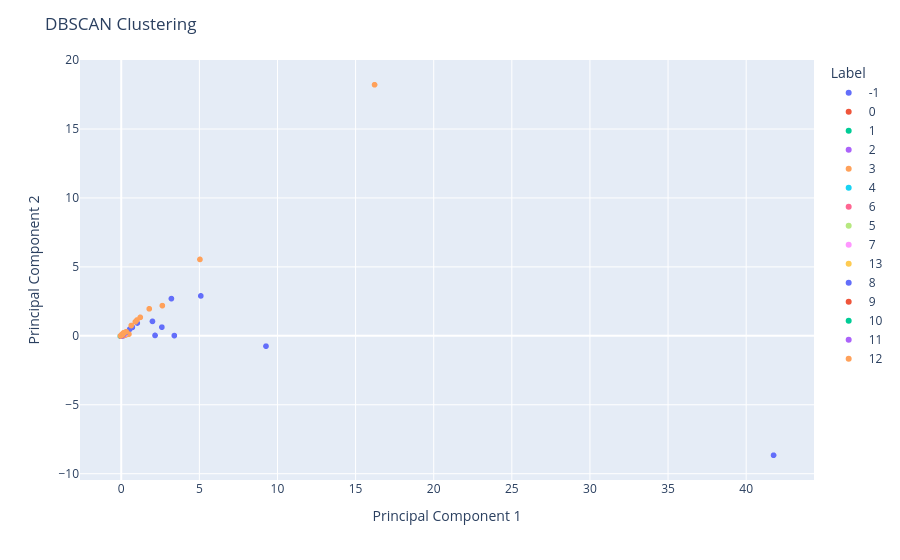

Notebook cell for this chart:
### Code cell
import plotly.express as px
from sklearn.cluster import DBSCAN
from sklearn.metrics.pairwise import cosine_distances
import pandas as pd

# Compute the cosine distance matrix
distance_matrix = cosine_distances(X)

# Fit DBSCAN model
db = DBSCAN(eps=0.09, min_samples=5, metric='precomputed')
labels = db.fit_predict(distance_matrix)

#reduce dimensionality for visualization
from sklearn.decomposition import PCA
# Reduce dimensionality to 2D using PCA
pca = PCA(n_components=2)
X_pca = pca.fit_transform(X)

# Create a DataFrame for Plotly
df = pd.DataFrame(X_pca, columns=['PC1', 'PC2'])
df['Label'] = labels
df['Lemma'] = unique_lemma  # Assuming unique_adv is a list of adverb names

# Convert labels to categorical type
df['Label'] = df['Label'].astype(str)

# Create a scatter plot with Plotly
fig = px.scatter(df, x='PC1', y='PC2', color='Label', hover_data=['Lemma'],
                 color_discrete_sequence=px.colors.qualitative.Plotly)

fig.update_layout(
    title='DBSCAN Clustering',
    xaxis_title='Principal Component 1',
    yaxis_title='Principal Component 2',
    font=dict(size=12)
)

fig.show()

### Figure 1 — Plotly figure (JSON) as saved in the notebook; plotly's stock layout.template omitted (floating-point values rounded to 4 significant figures; data arrays with more than 128 entries replaced by an {"elided": "..."} marker saying what was removed)
{"data": [{"customdata": {"elided": "308x1 str values"}, "hovertemplate": "Label=-1<br>PC1=%{x}<br>PC2=%{y}<br>Lemma=%{customdata[0]}<extra></extra>", "legendgroup": "-1", "marker": {"color": "#636EFA", "symbol": "circle"}, "mode": "markers", "name": "-1", "showlegend": true, "type": "scattergl", "x": {"elided": "308 float values"}, "xaxis": "x", "y": {"elided": "308 float values"}, "yaxis": "y"}, {"customdata": [["10"], ["11"], ["12"], ["13"], ["14"], ["15"], ["16"], ["17"], ["18"], ["19"], ["1er"], ["2"], ["20"], ["21"], ["22"], ["23"], ["24"], ["25"], ["26"], ["27"], ["28"], ["29"], ["3"], ["30"], ["31"], ["4"], ["5"], ["6"], ["7"], ["8"], ["9"]], "hovertemplate": "Label=0<br>PC1=%{x}<br>PC2=%{y}<br>Lemma=%{customdata[0]}<extra></extra>", "legendgroup": "0", "marker": {"color": "#EF553B", "symbol": "circle"}, "mode": "markers", "name": "0", "showlegend": true, "type": "scattergl", "x": [-0.009531, -0.01783, -0.01078, -0.02228, -0.02123, -0.004524, -0.01932, -0.02162, -0.0138, -0.01996, -0.01684, 0.01458, 0.0006352, -0.02927, -0.03211, -0.02825, -0.01659, -0.02008, -0.02428, -0.03015, -0.0298, -0.03401, 0.005356, -0.01283, -0.03078, 0.005708, 0.008701, -0.004388, -0.001817, -0.01292, -0.01821], "xaxis": "x", "y": [-0.005937, -0.007548, -0.006717, -0.008666, -0.009309, -0.005997, -0.009202, -0.008426, -0.006244, -0.008192, -0.007872, 0.002972, -0.002934, -0.01043, -0.01156, -0.01163, -0.007076, -0.008315, -0.01022, -0.01093, -0.01057, -0.01214, -0.0002904, -0.005157, -0.01127, -0.001215, 0.0003614, -0.004306, -0.002527, -0.005773, -0.008181], "yaxis": "y"}, {"customdata": [["100"], ["150"], ["200"], ["32"], ["33"], ["35"], ["36"], ["40"], ["400"], ["42"], ["45"], ["50"], ["500"], ["60"], ["70"], ["75"], ["80"], ["90"], ["cent"], ["cinq"], ["deux"], ["dix"], ["douze"], ["huit"], ["quatre"], ["sept"], ["six"], ["trois"], ["vingt"]], "hovertemplate": "Label=1<br>PC1=%{x}<br>PC2=%{y}<br>Lemma=%{customdata[0]}<extra></extra>", "legendgroup": "1", "marker": {"color": "#00CC96", "symbol": "circle"}, "mode": "markers", "name": "1", "showlegend": true, "type": "scattergl", "x": [-0.03698, -0.04506, -0.04185, -0.04291, -0.04504, -0.04203, -0.04363, -0.0387, -0.04305, -0.04528, -0.04421, -0.03412, -0.04202, -0.03798, -0.04517, -0.04504, -0.04047, -0.04583, -0.04073, -0.01047, 0.2713, -0.03384, -0.04218, -0.03548, 0.01094, -0.0327, -0.01553, 0.07287, -0.04192], "xaxis": "x", "y": [-0.01379, -0.01704, -0.01649, -0.01598, -0.01668, -0.01604, -0.01656, -0.01471, -0.01625, -0.01698, -0.01642, -0.0131, -0.01646, -0.01497, -0.01616, -0.01683, -0.01481, -0.01666, -0.01595, -0.007954, 0.06842, -0.01403, -0.01628, -0.01443, -0.003223, -0.01397, -0.008855, 0.01337, -0.01633], "yaxis": "y"}, {"customdata": [["1868"], ["1905"], ["1908"], ["1909"], ["1911"], ["1914"], ["1918"], ["1920"], ["1922"], ["1925"], ["1926"], ["1930"], ["1931"], ["1932"], ["1933"], ["1934"], ["1935"], ["1936"], ["1937"], ["1938"], ["1939"], ["1940"], ["1941"], ["1942"], ["1943"], ["1944"], ["1945"], ["1946"], ["1947"], ["1948"], ["1949"], ["1950"], ["1952"], ["1953"], ["1954"], ["1955"], ["1956"], ["1957"], ["1958"], ["1959"], ["1960"], ["1961"], ["1962"], ["1963"], ["1964"], ["1965"], ["1966"], ["1967"], ["1968"], ["1969"], ["1970"], ["1971"], ["1972"], ["1973"], ["1974"], ["1975"], ["1976"], ["1977"], ["1978"], ["1979"], ["1980"], ["1981"], ["1982"], ["1983"], ["1984"], ["1985"], ["1986"], ["1987"], ["1988"], ["1989"], ["1990"], ["1991"], ["1992"], ["1993"], ["1994"], ["1995"], ["1996"], ["1997"], ["1998"], ["1999"], ["2000"], ["2001"], ["2002"], ["2003"], ["2004"], ["2005"], ["2006"], ["2007"], ["2008"], ["2009"], ["2010"], ["2011"], ["2012"]], "hovertemplate": "Label=2<br>PC1=%{x}<br>PC2=%{y}<br>Lemma=%{customdata[0]}<extra></extra>", "legendgroup": "2", "marker": {"color": "#AB63FA", "symbol": "circle"}, "mode": "markers", "name": "2", "showlegend": true, "type": "scattergl", "x": [-0.04673, -0.04728, -0.04577, -0.04773, -0.04768, -0.04456, -0.04753, -0.04669, -0.04724, -0.04638, -0.04688, -0.04616, -0.04554, -0.04715, -0.04812, -0.04835, -0.04673, -0.04563, -0.04683, -0.04675, -0.04621, -0.04077, -0.0469, -0.04517, -0.04626, -0.04234, -0.04221, -0.04704, -0.04607, -0.04562, -0.0454, -0.04475, -0.04613, -0.04641, -0.04704, -0.04596, -0.04715, -0.04455, -0.04561, -0.04611, -0.04389, -0.04406, -0.04705, -0.04269, -0.044, -0.0464, -0.04621, -0.04425, -0.044, -0.04637, -0.04084, -0.04293, -0.04519, -0.04328, -0.04784, -0.04224, -0.04299, -0.04524, -0.04622, -0.04546, -0.03927, -0.04416, -0.04257, -0.04099, -0.04473, -0.04346, -0.04335, -0.04367, -0.04288, -0.04281, -0.04041, -0.04134, -0.04442, -0.04251, -0.04314, -0.04115, -0.0425, -0.04043, -0.04301, -0.03522, -0.03335, -0.03471, -0.03141, -0.03599, -0.03231, -0.02955, -0.02912, -0.02596, -0.01842, -0.01729, -0.01258, -0.01895, -0.03565], "xaxis": "x", "y": [-0.01691, -0.01748, -0.01546, -0.01716, -0.01667, -0.01568, -0.01582, -0.01532, -0.01599, -0.01657, -0.0168, -0.01556, -0.01667, -0.01606, -0.01709, -0.0177, -0.01762, -0.0156, -0.01642, -0.01598, -0.01574, -0.01167, -0.01557, -0.01495, -0.01477, -0.01282, -0.01218, -0.01633, -0.01573, -0.01612, -0.01554, -0.01441, -0.01541, -0.01576, -0.01672, -0.01617, -0.01601, -0.01509, -0.01578, -0.01612, -0.01464, -0.01466, -0.0169, -0.01393, -0.01502, -0.0159, -0.01703, -0.01653, -0.01558, -0.01511, -0.01193, -0.01569, -0.01542, -0.01482, -0.01786, -0.01429, -0.01547, -0.01496, -0.01633, -0.01594, -0.01052, -0.01555, -0.01368, -0.01285, -0.01604, -0.01465, -0.01602, -0.01633, -0.01511, -0.01544, -0.01297, -0.01486, -0.01732, -0.01549, -0.01546, -0.0161, -0.01484, -0.01415, -0.0153, -0.01071, -0.01109, -0.01126, -0.01055, -0.009457, -0.01005, -0.008807, -0.006183, -0.005442, -0.001249, 0.001035, 0.007065, 0.002099, -0.007575], "yaxis": "y"}, {"customdata": {"elided": "1787x1 str values"}, "hovertemplate": "Label=3<br>PC1=%{x}<br>PC2=%{y}<br>Lemma=%{customdata[0]}<extra></extra>", "legendgroup": "3", "marker": {"color": "#FFA15A", "symbol": "circle"}, "mode": "markers", "name": "3", "showlegend": true, "type": "scattergl", "x": {"elided": "1787 float values"}, "xaxis": "x", "y": {"elided": "1787 float values"}, "yaxis": "y"}, {"customdata": [["Adam"], ["Air"], ["Al"], ["Alain"], ["Alexandre"], ["Ali"], ["André"], ["Auguste"], ["Ben"], ["Bernard"], ["Billy"], ["C."], ["Charles"], ["Christian"], ["Christophe"], ["Christopher"], ["Claude"], ["Daniel"], ["David"], ["Edward"], ["El"], ["Eric"], ["Frank"], ["François"], ["Frédéric"], ["George"], ["Georges"], ["Hans"], ["Henri"], ["Henry"], ["Jack"], ["Jacques"], ["James"], ["Jean"], ["Jean-Paul"], ["John"], ["Joseph"], ["José"], ["Jules"], ["Julien"], ["Karl"], ["Los"], ["Louis"], ["Marc"], ["Marie"], ["Martin"], ["Maurice"], ["Michael"], ["Michel"], ["Mohamed"], ["New"], ["Nicolas"], ["Park"], ["Pascal"], ["Paul"], ["Philippe"], ["Pierre"], ["Raymond"], ["Richard"], ["Robert"], ["Saint"], ["San"], ["Santa"], ["Thomas"], ["Victor"], ["Vincent"], ["William"]], "hovertemplate": "Label=4<br>PC1=%{x}<br>PC2=%{y}<br>Lemma=%{customdata[0]}<extra></extra>", "legendgroup": "4", "marker": {"color": "#19D3F3", "symbol": "circle"}, "mode": "markers", "name": "4", "showlegend": true, "type": "scattergl", "x": [-0.04673, -0.04652, -0.04869, -0.04555, -0.0444, -0.04724, -0.04334, -0.04891, -0.04369, -0.04514, -0.04826, -0.0482, -0.03576, -0.04902, -0.04828, -0.04789, -0.04353, -0.04407, -0.04332, -0.04871, -0.04561, -0.04818, -0.04695, -0.04193, -0.047, -0.04535, -0.04692, -0.0485, -0.04215, -0.04813, -0.04876, -0.04231, -0.04633, -0.02674, -0.04778, -0.04037, -0.04569, -0.04947, -0.04827, -0.04838, -0.04834, -0.04535, -0.03717, -0.04761, -0.04546, -0.04803, -0.04792, -0.04632, -0.04191, -0.04846, -0.03687, -0.04396, -0.04868, -0.04777, -0.04203, -0.04163, -0.0381, -0.0471, -0.04579, -0.04122, -0.04066, -0.04053, -0.04863, -0.04632, -0.04769, -0.04832, -0.04233], "xaxis": "x", "y": [-0.01621, -0.01547, -0.0167, -0.01422, -0.01521, -0.01553, -0.01403, -0.0165, -0.01335, -0.01419, -0.01666, -0.01657, -0.008937, -0.01696, -0.017, -0.01681, -0.01448, -0.01503, -0.01442, -0.01741, -0.01572, -0.01638, -0.01656, -0.01343, -0.01625, -0.01526, -0.01651, -0.01679, -0.01346, -0.01627, -0.01731, -0.01351, -0.01593, -0.004791, -0.01657, -0.01346, -0.01548, -0.01689, -0.01673, -0.01721, -0.01688, -0.01706, -0.01081, -0.01578, -0.01527, -0.01578, -0.01682, -0.01574, -0.01279, -0.01665, -0.01445, -0.01412, -0.01659, -0.01659, -0.01339, -0.01289, -0.01018, -0.01585, -0.01524, -0.0126, -0.0126, -0.01473, -0.01752, -0.01558, -0.01668, -0.01643, -0.0139], "yaxis": "y"}, {"customdata": [["Angeles"], ["College"], ["Francisco"], ["Records"], ["York"]], "hovertemplate": "Label=6<br>PC1=%{x}<br>PC2=%{y}<br>Lemma=%{customdata[0]}<extra></extra>", "legendgroup": "6", "marker": {"color": "#FF6692", "symbol": "circle"}, "mode": "markers", "name": "6", "showlegend": true, "type": "scattergl", "x": [-0.05021, -0.04963, -0.04999, -0.05045, -0.04639], "xaxis": "x", "y": [-0.01723, -0.01685, -0.01734, -0.01754, -0.014], "yaxis": "y"}, {"customdata": [["I"], ["II"], ["III"], ["IV"], ["V"], ["VI"], ["XIV"]], "hovertemplate": "Label=5<br>PC1=%{x}<br>PC2=%{y}<br>Lemma=%{customdata[0]}<extra></extra>", "legendgroup": "5", "marker": {"color": "#B6E880", "symbol": "circle"}, "mode": "markers", "name": "5", "showlegend": true, "type": "scattergl", "x": [-0.04518, -0.04305, -0.04727, -0.0488, -0.04924, -0.04927, -0.05021], "xaxis": "x", "y": [-0.01429, -0.01342, -0.01549, -0.01691, -0.01711, -0.01712, -0.01782], "yaxis": "y"}, {"customdata": {"elided": "520x1 str values"}, "hovertemplate": "Label=7<br>PC1=%{x}<br>PC2=%{y}<br>Lemma=%{customdata[0]}<extra></extra>", "legendgroup": "7", "marker": {"color": "#FF97FF", "symbol": "circle"}, "mode": "markers", "name": "7", "showlegend": true, "type": "scattergl", "x": {"elided": "520 float values"}, "xaxis": "x", "y": {"elided": "520 float values"}, "yaxis": "y"}, {"customdata": [["abord"], ["conséquent"], ["doute"], ["effet"], ["exemple"], ["particulier"]], "hovertemplate": "Label=13<br>PC1=%{x}<br>PC2=%{y}<br>Lemma=%{customdata[0]}<extra></extra>", "legendgroup": "13", "marker": {"color": "#FECB52", "symbol": "circle"}, "mode": "markers", "name": "13", "showlegend": true, "type": "scattergl", "x": [-0.03706, -0.0488, -0.0429, -0.01197, -0.02605, -0.02499], "xaxis": "x", "y": [-0.02256, -0.0194, -0.01711, -0.02709, -0.0229, -0.01376], "yaxis": "y"}, {"customdata": [["actuellement"], ["assez"], ["aujourd'hui"], ["aussi"], ["bientôt"], ["cependant"], ["certes"], ["clairement"], ["complètement"], ["directement"], ["donc"], ["définitivement"], ["déjà"], ["désormais"], ["encore"], ["enfin"], ["ensuite"], ["entièrement"], ["essentiellement"], ["extrêmement"], ["facilement"], ["finalement"], ["fortement"], ["généralement"], ["ici"], ["immédiatement"], ["initialement"], ["jamais"], ["largement"], ["là"], ["légèrement"], ["maintenant"], ["malheureusement"], ["naturellement"], ["notamment"], ["néanmoins"], ["officiellement"], ["parfaitement"], ["parfois"], ["particulièrement"], ["partiellement"], ["pas"], ["peut-être"], ["plutôt"], ["pourtant"], ["pratiquement"], ["principalement"], ["probablement"], ["progressivement"], ["rapidement"], ["rarement"], ["relativement"], ["réellement"], ["régulièrement"], ["souvent"], ["spécialement"], ["surtout"], ["totalement"], ["toujours"], ["toutefois"], ["traditionnellement"], ["trop"], ["très"], ["vite"], ["vraiment"], ["véritablement"], ["également"]], "hovertemplate": "Label=8<br>PC1=%{x}<br>PC2=%{y}<br>Lemma=%{customdata[0]}<extra></extra>", "legendgroup": "8", "marker": {"color": "#636EFA", "symbol": "circle"}, "mode": "markers", "name": "8", "showlegend": true, "type": "scattergl", "x": [-0.03955, -0.02886, -0.01158, 0.09716, -0.04606, -0.01506, -0.04687, -0.04661, -0.04521, -0.04696, 0.01411, -0.04495, -0.01258, -0.03968, 0.006215, -0.03298, -0.01092, -0.0439, -0.04007, -0.04318, -0.0464, -0.03241, -0.04037, -0.03619, -0.03824, -0.04399, -0.03963, -0.01689, -0.04222, -0.02818, -0.04501, -0.0407, -0.04479, -0.04726, 0.01163, -0.0426, -0.04316, -0.04307, -0.02912, -0.02975, -0.04427, 0.2806, -0.04213, -0.03544, -0.04042, -0.04632, -0.03725, -0.03881, -0.04782, -0.03867, -0.04751, -0.04168, -0.04638, -0.0431, -0.008745, -0.04649, -0.02324, -0.04148, -0.002267, -0.0324, -0.04682, -0.0243, 0.1597, -0.04345, -0.02428, -0.04592, 0.0691], "xaxis": "x", "y": [-0.009474, -0.002651, 0.01181, 0.09389, -0.01443, 0.006466, -0.01525, -0.01472, -0.01419, -0.01444, 0.03037, -0.01311, 0.008479, -0.01036, 0.02393, -0.006766, 0.01411, -0.01299, -0.009666, -0.01363, -0.01503, -0.005112, -0.01041, -0.007123, -0.008221, -0.01276, -0.0107, 0.004102, -0.01224, -0.0005674, -0.01405, -0.01087, -0.01388, -0.01536, 0.02665, -0.0122, -0.01239, -0.01172, -0.003134, -0.004363, -0.01328, 0.2352, -0.01294, -0.007062, -0.01021, -0.01492, -0.007695, -0.009198, -0.01571, -0.007828, -0.01582, -0.01204, -0.01412, -0.009768, 0.01145, -0.01444, 0.000486, -0.01221, 0.01522, -0.005854, -0.01483, -0.002075, 0.1098, -0.01266, -0.0009111, -0.01417, 0.07184], "yaxis": "y"}, {"customdata": [["an"], ["cm"], ["ha"], ["habitant"], ["hectare"], ["kg"], ["kilomètre"], ["km"], ["milliard"], ["million"], ["mm"], ["mètre"], ["spectateur"]], "hovertemplate": "Label=9<br>PC1=%{x}<br>PC2=%{y}<br>Lemma=%{customdata[0]}<extra></extra>", "legendgroup": "9", "marker": {"color": "#EF553B", "symbol": "circle"}, "mode": "markers", "name": "9", "showlegend": true, "type": "scattergl", "x": [0.06352, -0.04659, -0.04794, -0.02552, -0.04737, -0.04543, -0.03674, -0.03248, -0.04216, -0.02967, -0.04746, -0.008844, -0.04687], "xaxis": "x", "y": [0.009891, -0.01729, -0.0173, -0.01219, -0.01774, -0.01699, -0.01613, -0.01384, -0.01603, -0.01367, -0.01745, -0.009435, -0.01714], "yaxis": "y"}, {"customdata": [["and"], ["for"], ["in"], ["of"], ["the"]], "hovertemplate": "Label=10<br>PC1=%{x}<br>PC2=%{y}<br>Lemma=%{customdata[0]}<extra></extra>", "legendgroup": "10", "marker": {"color": "#00CC96", "symbol": "circle"}, "mode": "markers", "name": "10", "showlegend": true, "type": "scattergl", "x": [-0.0508, -0.05088, -0.04872, -0.05033, -0.05024], "xaxis": "x", "y": [-0.01804, -0.0181, -0.01612, -0.01756, -0.01781], "yaxis": "y"}, {"customdata": [["août"], ["avril"], ["décembre"], ["février"], ["janvier"], ["juillet"], ["juin"], ["mai"], ["mars"], ["novembre"], ["octobre"], ["septembre"]], "hovertemplate": "Label=11<br>PC1=%{x}<br>PC2=%{y}<br>Lemma=%{customdata[0]}<extra></extra>", "legendgroup": "11", "marker": {"color": "#AB63FA", "symbol": "circle"}, "mode": "markers", "name": "11", "showlegend": true, "type": "scattergl", "x": [-0.01291, -0.01567, -0.01431, -0.02131, -0.01004, -0.009941, -0.00254, -0.01454, -0.01003, -0.01418, -0.01096, -0.013], "xaxis": "x", "y": [-0.01466, -0.01436, -0.0148, -0.01445, -0.01322, -0.014, -0.01426, -0.01502, -0.01444, -0.01431, -0.01397, -0.01586], "yaxis": "y"}, {"customdata": [["après"], ["avec"], ["chez"], ["comme"], ["concernant"], ["contre"], ["dans"], ["de"], ["depuis"], ["derrière"], ["devant"], ["durant"], ["dès"], ["en"], ["entre"], ["envers"], ["malgré"], ["par"], ["parmi"], ["pendant"], ["pour"], ["sans"], ["selon"], ["sous"], ["sur"], ["vers"], ["via"], ["à"]], "hovertemplate": "Label=12<br>PC1=%{x}<br>PC2=%{y}<br>Lemma=%{customdata[0]}<extra></extra>", "legendgroup": "12", "marker": {"color": "#FFA15A", "symbol": "circle"}, "mode": "markers", "name": "12", "showlegend": true, "type": "scattergl", "x": [0.1674, 0.6401, 0.0163, 0.3174, -0.03149, 0.08336, 1.792, 16.21, 0.1019, -0.03374, -0.01172, 0.02652, 0.00573, 2.631, 0.1518, -0.04223, -0.008106, 1.219, -0.01084, 0.04994, 1.006, 0.0732, 0.05682, 0.1609, 0.9027, 0.05887, -0.039, 5.036], "xaxis": "x", "y": [0.1866, 0.7474, 0.06711, 0.2974, 0.005483, 0.1432, 1.958, 18.21, 0.1494, -0.0009335, 0.0261, 0.063, 0.04043, 2.19, 0.2198, -0.007204, 0.02185, 1.34, 0.03134, 0.08405, 1.146, 0.06985, 0.09079, 0.1925, 1.016, 0.1047, -0.006237, 5.54], "yaxis": "y"}], "layout": {"font": {"size": 12}, "legend": {"title": {"text": "Label"}, "tracegroupgap": 0}, "margin": {"t": 60}, "title": {"text": "DBSCAN Clustering"}, "xaxis": {"anchor": "y", "domain": [0, 1], "title": {"text": "Principal Component 1"}}, "yaxis": {"anchor": "x", "domain": [0, 1], "title": {"text": "Principal Component 2"}}}}
